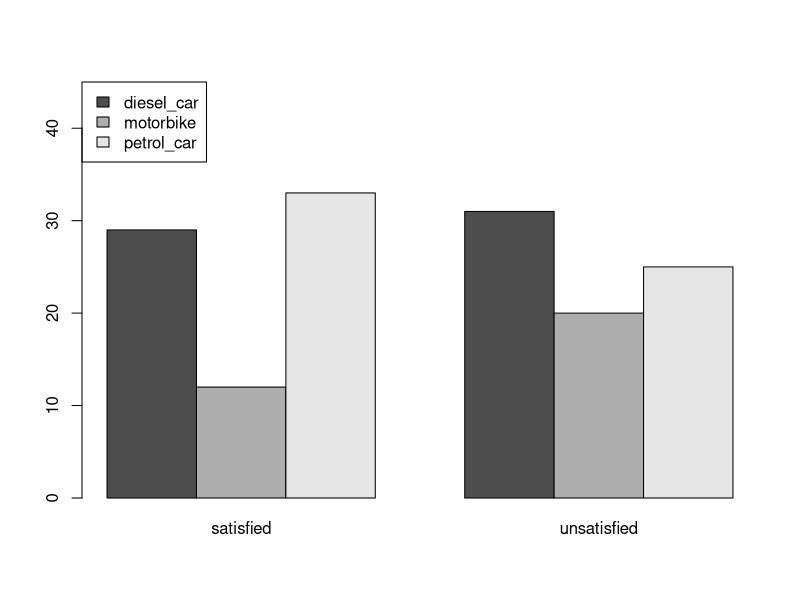
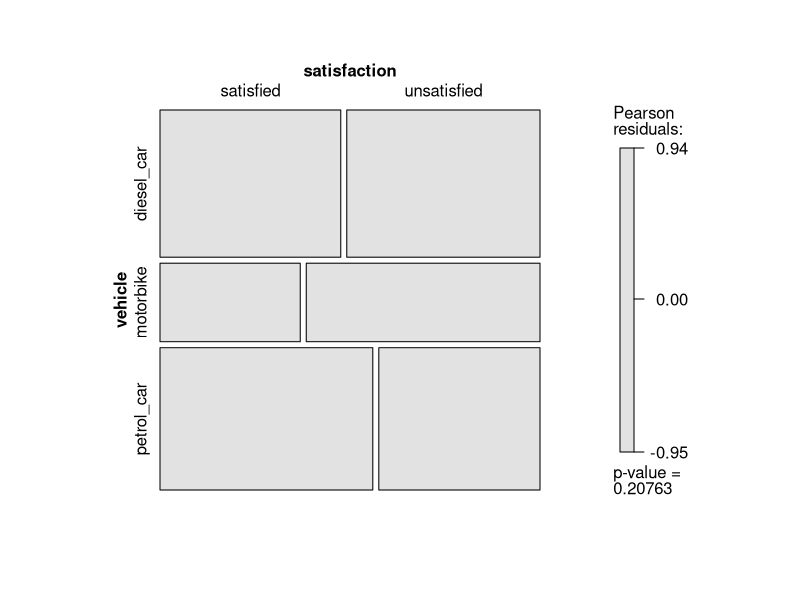

Generate these figures, in order, with R:
## ---- chunk 1
knitr::opts_chunk$set(echo = TRUE)
INCLUDE = FALSE

vehicle <- c(rep("petrol_car",58), 
rep("diesel_car",60),
rep("motorbike", 32))

satisfaction <- 
  c(rep("satisfied",33),
  rep("unsatisfied",25),
  rep("satisfied",29),
  rep("unsatisfied",31),
  rep("satisfied",12),
  rep("unsatisfied",20))

insurance_dat <- tibble::tibble(satisfaction,vehicle)

#saveRDS(insurance_dat, "insurance_dat.rds")
insurance_tab <- xtabs(~ vehicle + satisfaction, data = insurance_dat)

library(vcd)
## ---- chunk 2
insurance_prop_tab <- prop.table(insurance_tab)
## ---- chunk 3
addmargins(insurance_prop_tab)
## ---- chunk 4
barplot(insurance_tab,
        legend = TRUE,
        beside = TRUE,
        args.legend = list(x = "topleft"),# This is changing the legend position
        ylim = c(0,45)) # This is changing the y-axis limits to improve the legend position
## ---- chunk 5
insurance_tab[3,1]/(insurance_tab[3,1] + insurance_tab[3,2])
## ---- chunk 6
insurance_tab[2,1]/(insurance_tab[2,1] + insurance_tab[2,2])
## ---- chunk 7
library(vcd)
satisfaction_odds <- lodds( ~ satisfaction + vehicle, 
                            data = insurance_dat)
coef(satisfaction_odds)
## ---- chunk 8
library(vcd)
mosaic(insurance_tab,
       shade = TRUE)
